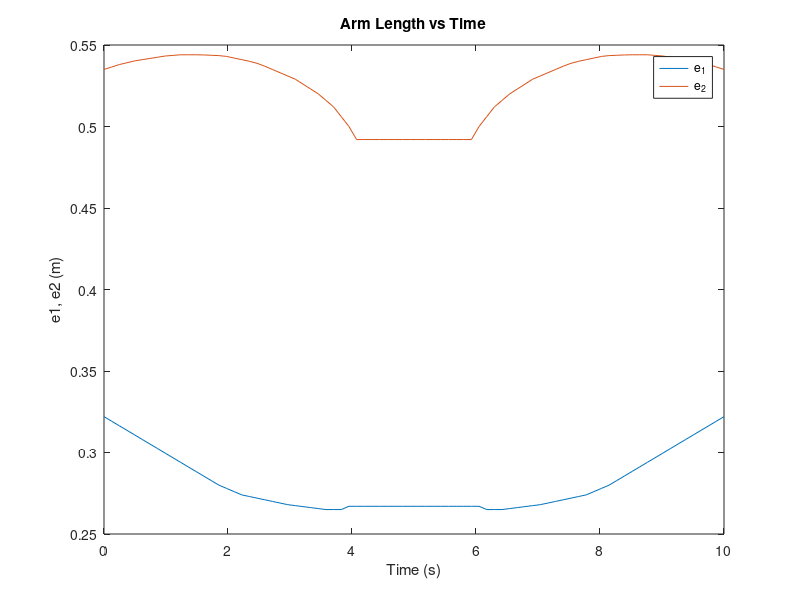
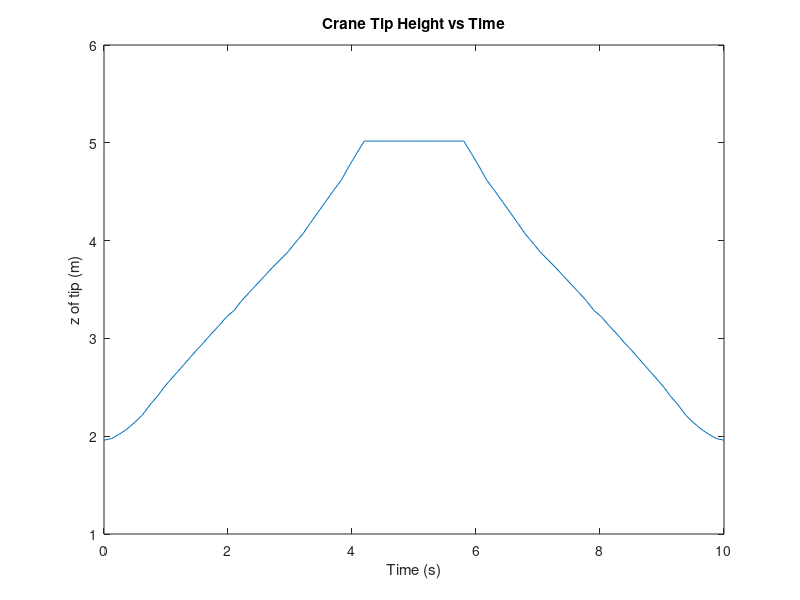
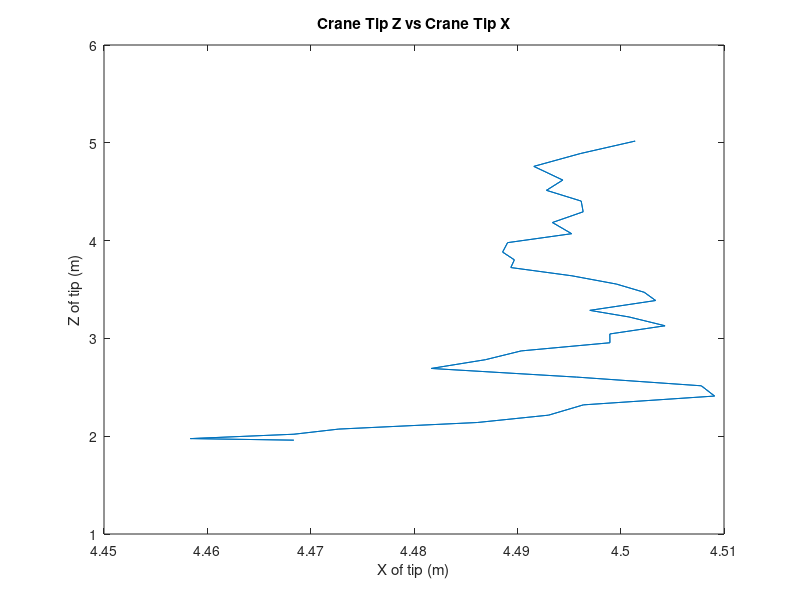
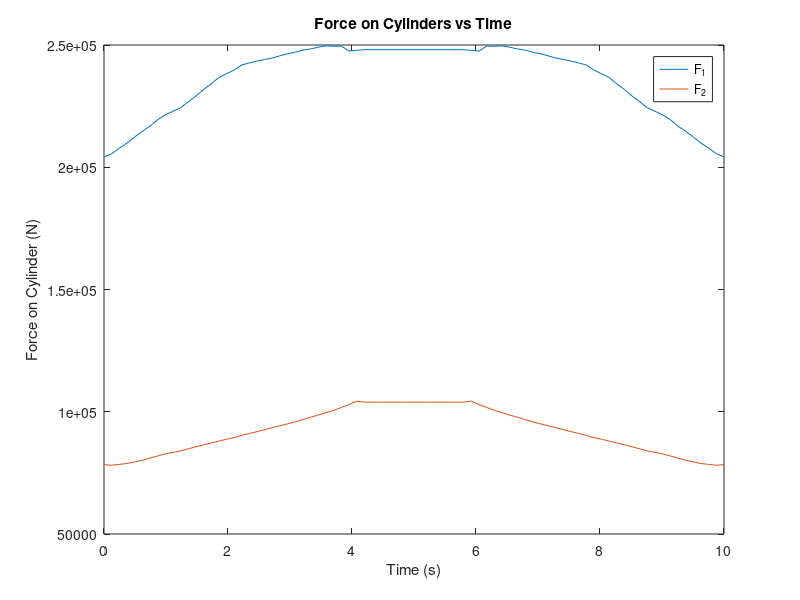

These figures' MATLAB source, in order: (Note: this script raises an error after producing the figures.)
%Normalised piston velocities [-]
v_p01 = [0 0.13 0.26 0.4 0.386 0.372 0.358 0.344 0.33 0.316 0.302 0.288 0.274 0.26 0.246 0.232 0.218 0.204 0.19 0.176 0.162 0.148 0.134 0.12 0.106 0.092 0.078 0.064 0.05 0.036 0.022 0.008 0 0 0 0 0 0 0 0 0];
v_p02 = [0 -0.1 -0.2 -0.2 -0.2 -0.2 -0.2 -0.2 -0.2 -0.2 -0.16 -0.12 -0.08 -0.04 0 0.04 0.08 0.12 0.16 0.2 0.24 0.28 0.32 0.36 0.4 0.44 0.48 0.52 0.56 0.6 0.64 0.68 0.72 0.76 0.8 0.5333333333 0.26666667 0 0 0 0];

%Lever arms [m]
e_1 = [0.322 0.3192 0.3164 0.3136 0.3108 0.308 0.3052 0.3024 0.2996 0.2968 0.294 0.2912 0.2884 0.2856 0.2828 0.28 0.278 0.276 0.274 0.273 0.272 0.271 0.27 0.269 0.268 0.2674 0.2668 0.2662 0.2656 0.265 0.265 0.265 0.267 0.267 0.267 0.267 0.267 0.267 0.267 0.267 0.267];
e_2 = [0.535 0.5365 0.538 0.539125 0.54025 0.541 0.54175 0.5425 0.54325 0.543625 0.544 0.544 0.544 0.5439 0.5437 0.5435 0.543 0.542 0.541 0.54 0.53875 0.537 0.535 0.533 0.531 0.529 0.526 0.523 0.52 0.516 0.512 0.506 0.5 0.492 0.492 0.492 0.492 0.492 0.492 0.492 0.492];

%Angles [rad]
th_1 = [0.55 0.56 0.57 0.585 0.6 0.62 0.65 0.67 0.7 0.73 0.76 0.78 0.8 0.815 0.835 0.85 0.87 0.885 0.9 0.915 0.93 0.945 0.96 0.97 0.98 0.99 0.995 1.005 1.01 1.015 1.02 1.02 1.02 1.012 1 1 1 1 1 1 1];
th_2 = [-0.62 -0.62 -0.61 -0.6 -0.585 -0.57 -0.55 -0.53 -0.51 -0.495 -0.48 -0.46 -0.44 -0.42 -0.4 -0.38 -0.36 -0.345 -0.32 -0.3 -0.28 -0.26 -0.24 -0.22 -0.2 -0.175 -0.15 -0.12 -0.09 -0.06 -0.03 0 0.04 0.08 0.12 0.12 0.12 0.12 0.12 0.12 0.12];

% Add mirrored movement to vectors
v_p01 = [v_p01 -fliplr(v_p01)];
v_p02 = [v_p02 -fliplr(v_p02)];
e_1 = [e_1 fliplr(e_1)];
e_2 = [e_2 fliplr(e_2)];
th_1 = [th_1 fliplr(th_1)];
th_2 = [th_2 fliplr(th_2)];

%Base height [m]
L_0 = 3;

%Worst case scenarios

%% Cylinder 1
th_1_wc_cyl1 = 1.2; 
th_2_wc_cyl1 = 0.0; 
e_1_wc_cyl1 = 0.14; 
e_2_wc_cyl1 = 0.57; 

%% Cylinder 2
th_1_wc_cyl2 = 0.35; 
th_2_wc_cyl2 = 0.0; 
e_1_wc_cyl2 = 0.48; 
e_2_wc_cyl2 = 0.17; 

%Group-specific values
M_tmax = 1800;
q_rwc = 0.9;
M_t = 1500;
L_1 = 1.9;
L_2 = 3.5;
v_p0 = 0.13;
t_0 = 10;
P_smax = 30000000;
p_1max = 30000000 - 2000000;
eta_c = 0.94;

p_2 = 1000000;

%Efficiency Coefficients

c_v = 1.3e-9;
k_p = 5.4e-2;
k_v = 6.5e-5;
k_eps = 0.3;
eta = 0.03;

% Constants and Time

g = 9.81;
time = linspace(0,t_0,length(e_1));

%De-normalise velocity

v_p1 = v_p0*v_p01;
v_p2 = v_p0*v_p02;

% Task 1.a

figure(1);

plot(time,e_1);
hold on
plot(time,e_2);

legend("e_1","e_2")
xlabel("Time (s)")
ylabel("e1, e2 (m)")
title("Arm Length vs Time")

az = L_1 * sin(th_1);
ax = L_1 * cos(th_1);
bz = L_2 * sin(th_2) + az + L_0;
bx = L_2 * cos(th_2) + ax;

figure(2);
plot(time,bz);
xlabel("Time (s)")
ylabel("z of tip (m)")
title("Crane Tip Height vs Time")

figure(3);
plot(bx,bz);
xlabel("X of tip (m)")
ylabel("Z of tip (m)")
title("Crane Tip Z vs Crane Tip X")


%% Task 1.b

F_1 = M_t*g*(L_1*cos(th_1)+L_2*cos(th_2))./e_1;
F_2 = M_t*g*L_2*cos(th_2)./e_2;

figure(4);
plot(time,F_1);
hold on
plot(time,F_2);
title("Force on Cylinders vs Time");
ylabel("Force on Cylinder (N)");
xlabel("Time (s)");
legend("F_1","F_2");

%% Task 2.a

F_wc_1 = M_tmax*g*(L_1*cos(th_1_wc_cyl1)+L_2*cos(th_2_wc_cyl1))./e_1_wc_cyl1; %%I put max of e_1 before, so now it's bigger, but more correct
F_wc_2 = M_tmax*g*L_2*cos(th_2_wc_cyl2)./e_2_wc_cyl2; %% I put max of e_2 before, so now it's bigger, but more correct.

A_1 = F_wc_1/(eta_c*(p_1max-0.5*p_2)) % 0.020437
D_1 = sqrt(4*A_1/pi) % 0.1613
A_2 = F_wc_2/(eta_c*(p_1max-0.5*p_2)) % 0.014064
D_2 = sqrt(4*A_2/pi) % 0.1338

% Task 2.b

%{
17We've chosen a CGH3 type hydraulic cylinder with 180mm diameter for the first cylinder,
and an 140mm bore diameter CGH3 cylinder for the second cylinder.
%}

%% Chosen Areas %%

A_p1 = 0.025447;
A_r1 = 0.013175;
A_p2 = 0.015394;
A_r2 = 0.007540;

%% Checking that the velocity is below the required velocity

v_max_1 = 0.14*ones(length(time),1); %we haven't chosen this value yet
v_max_2 = 0.16*ones(length(time),1); %we haven't chosen this value yet

figure(5);
plot(time,v_max_1);
hold on
plot(time,abs(v_p1));
plot(time,v_max_2);
plot(time,abs(v_p2));
legend("Max Stroke Speed: Cylinder 1","Stroke Speed (Magnitude): Cylinder 1","Max Stroke Speed: Cylinder 2","Stroke Speed (Magnitude): Cylinder 2");
xlabel("Time (s)");
ylabel("Velocity (m/s)");
title("Magnitude of Velocity vs Time")

% Task 3.a

v_1_pos = v_p1 > 0;
v_1_neg = v_p1 < 0;
v_1_stat = v_p1 == 0;
eta_c1 = v_1_pos./eta_c + v_1_neg*eta_c + v_1_stat;
v_2_pos = v_p2 > 0;
v_2_neg = v_p2 < 0;
v_2_stat = v_p2 == 0;
eta_c2 = v_2_pos./eta_c + v_2_neg*eta_c + v_2_stat;


p_2 = p_2*ones(1,length(time));
p_1_cyl1 = (F_1./eta_c1 + p_2*A_r1)/(A_p1);
p_1_cyl2 = (p_2*A_r2 + F_2./eta_c2)/(A_p2);
p_1max_cyl1 = max(p_1_cyl1);
p_1max_cyl2 = max(p_1_cyl2);
p_min = max([p_1max_cyl1 p_1max_cyl2]) * ones(1,length(time));

figure(6);
plot(time,p_1_cyl1);
hold on
plot(time,p_1_cyl2);
plot(time,p_2);
plot(time,p_min);
plot(time,p_1max*ones(1,length(time)));
title("Pressure vs Time");
xlabel("Time (s)");
ylabel("Pressure (Pa)");
legend("P1 - Cylinder 1","P1 - Cylinder 2", "P2", "Minimum Pressure", "Maximum Pressure");
ylim([0 3e+07]);

% Task 3.b

q_1 = A_p1*abs(v_p1).*v_1_pos + A_r1*abs(v_p1).*v_1_neg;
q_2 = A_p2*abs(v_p2).*v_2_pos + A_r1*abs(v_p2).*v_2_neg;
q_tot = q_1 + q_2;
q_max = (max(q_tot)/q_rwc)*ones(1,length(time));

figure(7);
plot(time,q_1);
hold on
plot(time,q_2);
plot(time,q_tot);
plot(time,q_max);
title("Volumetric Flow vs Time");
ylabel("Volumetric Flow (m^3/s)");
xlabel("Time (s)");
legend("Cylinder 1","Cylinder 2","Total Flow","Maximum Flow");

% 4.b

V_gmax = 45e-6;
q_vmax = 135*60000;
n_nom = 3000;
delta_pmax = 350e5;
delta_pnom = 315e5;

% Task 5.a

p_prv = 13*ones(1,length(time));
figure(8);
plot(time,p_pump)
title("System Pressure through Time");
xlabel("Time (s)");
ylabel("System pressure (MPa)");
ylim([0 35]);

% Task 5.b

figure(9);
plot(time,q_tot);
title("System Volumetric Flow through Time");
xlabel("Time (s)");
ylabel("Volumetric Flow (m^3/s)");

%5.c - Efficiencies

n = 2500/60;
eps_p = (q_tot + V_gmax*c_v*delta_pnom/eta)./(V_gmax*n);
eta_vol = 1 - (c_v * delta_pnom)./(abs(eps_p)*n*eta);
eta_hm = 1 ./ (1 + (k_p + k_v*n*eta./delta_pnom) .* exp(k_eps.*(1-abs(eps_p))));
eta_tot = eta_vol .* eta_hm;

figure(10);
plot(time,eps_p);
title("Pump Displacement Coefficienct through Time");
xlabel("Time (s)");
ylabel("Displacement Coefficient [-]");

figure(11);
plot(time,eta_vol);
hold on
plot(time,eta_hm);
plot(time,eta_tot);
title("System efficiencies through time");
xlabel("Time (s)");
ylabel("Efficiency [-]");
ylim([0 1]);
legend("Volumetric Efficiency","Hydro-mechanical efficiency","Total efficiency");

%5.d

P_in = q_tot * delta_pnom ./ eta_tot - v_1_neg .* F_1 .* v_p1 - v_2_neg .* F_2 .* v_p2;
P_in_pump = q_tot * delta_pnom ./eta_tot
P_out = v_1_pos.*v_p1.*F_1 + v_2_pos.*v_p2.*F_2;

figure(12)
plot(time,P_in);
hold on
plot(time,P_out);
plot(time,P_in_pump);
legend("Input power","Output Power","Input Power from Pump");
title("Input and Output Power over Time")

eta_sys = P_out ./ P_in;
figure(13);
plot(time,eta_sys);
title("System Efficiencies");
ylim([0 1]);

%6.a
avg_wrk = 0;
P_in_tot = avg_wrk / time(end);
eta = 0; %P_out/P_in_tot, since all the inputted work is useless the losses will be the same as the total input power.

%6.b
P_in_avg = mean(P_in) %since all the power we put eventually becomes losses as the start and end position are the same, we end up having to remove the average input power as it is the same as the losses.
